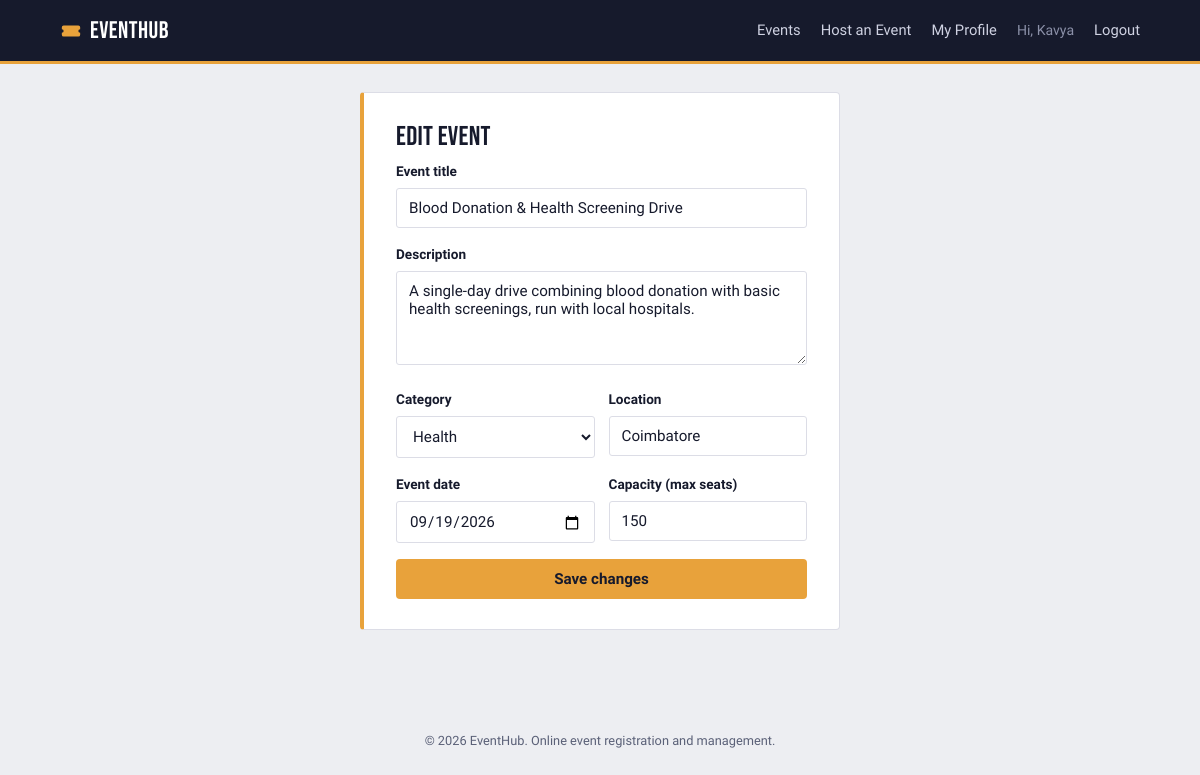
The app's page /events/8/edit (signed in) with its own data.
### tables this page shows
CREATE TABLE users (
    id INTEGER PRIMARY KEY AUTOINCREMENT,
    full_name TEXT NOT NULL,
    email TEXT UNIQUE NOT NULL,
    phone TEXT,
    password_hash TEXT NOT NULL,
    role TEXT NOT NULL DEFAULT 'participant',   -- 'participant' or 'admin'
    created_at TEXT NOT NULL
);

CREATE TABLE events (
    id INTEGER PRIMARY KEY AUTOINCREMENT,
    title TEXT NOT NULL,
    description TEXT,
    category TEXT NOT NULL,
    location TEXT NOT NULL,
    event_date TEXT NOT NULL,
    capacity INTEGER NOT NULL,
    organizer_id INTEGER NOT NULL,
    created_at TEXT NOT NULL,
    FOREIGN KEY (organizer_id) REFERENCES users (id) ON DELETE CASCADE
);

### app.py (the view, shortened to what this page needs)
@app.route("/events/<int:event_id>/edit", methods=["GET", "POST"])
@login_required
def edit_event(event_id):
    db = get_db()
    event = db.execute("SELECT * FROM events WHERE id = ?", (event_id,)).fetchone()
    if event is None:
        flash("Event not found.", "error")
        return redirect(url_for("index"))
    if event["organizer_id"] != session["user_id"] and session.get("role") != "admin":
        flash("You don't have permission to edit this event.", "error")
        return redirect(url_for("event_detail", event_id=event_id))
    return render_template("create_event.html", form=dict(event), editing=True, event_id=event_id)

### app.py (called while the page is built)
def login_required(view):
    @wraps(view)
    def wrapped(*args, **kwargs):
        if "user_id" not in session:
            flash("Please log in to continue.", "error")
            return redirect(url_for("login", next=request.path))
        return view(*args, **kwargs)
    return wrapped

def current_user():
    if "user_id" not in session:
        return None
    db = get_db()
    return db.execute(
        "SELECT * FROM users WHERE id = ?", (session["user_id"],)
    ).fetchone()

@app.context_processor
def inject_globals():
    return {"current_user": current_user(), "current_year": datetime.now().year}

### database.py (called while the page is built)
def get_db():
    if "db" not in g:
        g.db = sqlite3.connect(current_app.config["DATABASE"])
        g.db.row_factory = sqlite3.Row
        g.db.execute("PRAGMA foreign_keys = ON")
    return g.db

### templates/create_event.html (shortened to what this page needs)
{% extends "base.html" %}
{% block content %}
<div class="form-card">
    <h2>{{ 'Edit event' if editing else 'Host a new event' }}</h2>
    <form method="post" action="{{ url_for('edit_event', event_id=event_id) if editing else url_for('create_event') }}" novalidate>
        <div class="form-group">
            <label for="title">Event title</label>
            <input type="text" id="title" name="title" value="{{ form.get('title', '') if form else '' }}" required minlength="3">
        </div>
        <div class="form-group">
            <label for="description">Description</label>
            <textarea id="description" name="description" rows="4">{{ form.get('description', '') if form else '' }}</textarea>
        </div>
        <div class="form-row">
            <div class="form-group">
                <label for="category">Category</label>
                <select id="category" name="category" required>
                    {% set current_cat = form.get('category', '') if form else '' %}
                    {% for c in ["Technology", "Health", "Business", "Education", "Arts & Culture", "Sports", "Other"] %}
                        <option value="{{ c }}" {% if current_cat == c %}selected{% endif %}>{{ c }}</option>
                    {% endfor %}
                </select>
            </div>
            <div class="form-group">
                <label for="location">Location</label>
                <input type="text" id="location" name="location" value="{{ form.get('location', '') if form else '' }}" required>
            </div>
        </div>
        <div class="form-row">
            <div class="form-group">
                <label for="event_date">Event date</label>
                <input type="date" id="event_date" name="event_date" value="{{ form.get('event_date', '') if form else '' }}" required>
            </div>
            <div class="form-group">
                <label for="capacity">Capacity (max seats)</label>
                <input type="number" id="capacity" name="capacity" min="1" value="{{ form.get('capacity', '') if form else '' }}" required>
            </div>
        </div>
        <button type="submit" class="btn-primary btn-full">{{ 'Save changes' if editing else 'Host this event' }}</button>
    </form>
</div>
{% endblock %}

### templates/base.html (shortened to what this page needs)
<!DOCTYPE html>
<html lang="en">
<head>
    <link rel="stylesheet" href="{{ url_for('static', filename='css/style.css') }}">
</head>
<body>
    <header class="navbar">
        <div class="navbar-inner">
            <a href="{{ url_for('index') }}" class="brand">
                <svg class="brand-mark" width="22" height="22" viewBox="0 0 24 24" aria-hidden="true">
                    <path d="M2 8a2 2 0 0 1 2-2h16a2 2 0 0 1 2 2v2a2 2 0 0 0 0 4v2a2 2 0 0 1-2 2H4a2 2 0 0 1-2-2v-2a2 2 0 0 0 0-4V8Zm9 0v2m0 4v2m0 4v2" fill="none" stroke-width="2" stroke-linecap="round"/>
                </svg>
                EventHub
            </a>
            <nav class="nav-links">
                <a href="{{ url_for('index') }}">Events</a>
                {% if current_user %}
                    <a href="{{ url_for('create_event') }}">Host an Event</a>
                    <a href="{{ url_for('profile') }}">My Profile</a>
                    <span class="nav-user">Hi, {{ current_user['full_name'].split(' ')[0] }}</span>
                    <a href="{{ url_for('logout') }}" class="btn-link">Logout</a>
                {% else %}
                    <a href="{{ url_for('login') }}">Login</a>
                    <a href="{{ url_for('register') }}" class="btn-primary-sm">Sign Up</a>
                {% endif %}
            </nav>
        </div>
    </header>
    <main class="container">
        {% block content %}{% endblock %}
    </main>
    <footer class="footer">
        <p>&copy; {{ current_year }} EventHub. Online event registration and management.</p>
    </footer>
</body>
</html>

### static/css/style.css (style rules this page uses)
:root { --ink: #161a2c; --ink-soft: #5b6178; --paper: #edeef2; --card: #ffffff; --gold: #e8a23b; --gold-dark: #c9861f; --crimson: #c7402e; --crimson-soft: #fbe7e3; --success: #1f8a5d; --success-soft: #e1f3ea; --border: #dcdde6; --border-soft: #e9eaf1; --cat-tech: #3559c7; --cat-tech-bg: #e7ecfb; --cat-health: #1f8a5d; --cat-health-bg: #e1f3ea; --cat-business: #a66a18; --cat-business-bg: #faf0de; --cat-education: #7c4fce; --cat-education-bg: #f1eafd; --cat-arts: #b3336f; --cat-arts-bg: #fbe7f0; --cat-sports: #c15a16; --cat-sports-bg: #fbead9; --cat-other: #5b6178; --cat-other-bg: #e9eaf1; --font-display: "Bebas Neue", "Arial Narrow", "Oswald", sans-serif; --font-body: "Work Sans", -apple-system, BlinkMacSystemFont, "Segoe UI", Roboto, sans-serif; --radius: 4px; --radius-sm: 3px; }
* { box-sizing: border-box; }
body { margin: 0; font-family: var(--font-body); background: var(--paper); color: var(--ink); line-height: 1.55; -webkit-font-smoothing: antialiased; }
a { color: var(--gold-dark); }
h1, h2, h3 { font-family: var(--font-display); letter-spacing: 0.01em; font-weight: 400; color: var(--ink); margin: 0 0 8px; }
h2 { font-size: 1.7rem; line-height: 1.1; }
.container { max-width: 1120px; margin: 0 auto; padding: 28px 20px 64px; min-height: 70vh; }
.navbar { background: var(--ink); position: sticky; top: 0; z-index: 10; border-bottom: 3px solid var(--gold); }
.navbar-inner { max-width: 1120px; margin: 0 auto; display: flex; align-items: center; justify-content: space-between; padding: 12px 20px; flex-wrap: wrap; gap: 10px; }
.brand { display: inline-flex; align-items: center; gap: 8px; font-family: var(--font-display); font-size: 1.5rem; letter-spacing: 0.02em; color: #fff; text-decoration: none; }
.brand-mark { flex-shrink: 0; }
.nav-links { display: flex; align-items: center; gap: 20px; flex-wrap: wrap; }
.nav-links a { color: #cfd2e2; text-decoration: none; font-size: 0.92rem; font-weight: 500; }
.nav-user { color: #8b90a8; font-size: 0.88rem; }
.nav-links .btn-link { color: #cfd2e2; font-weight: 500; }
.btn-primary, .btn-secondary, .btn-danger, .btn-link, .btn-primary-sm, .btn-secondary-sm, .btn-danger-sm { display: inline-block; border: none; border-radius: var(--radius); cursor: pointer; font-family: var(--font-body); font-weight: 600; text-decoration: none; text-align: center; transition: background-color 0.15s ease, color 0.15s ease, border-color 0.15s ease; }
.btn-primary, .btn-secondary, .btn-danger { padding: 11px 20px; font-size: 0.95rem; }
.btn-primary, .btn-primary-sm { background: var(--gold); color: var(--ink); }
.btn-link { background: none; color: var(--gold-dark); padding: 0; text-decoration: underline; }
.btn-full { width: 100%; }
.form-card, .list-card { background: var(--card); border: 1px solid var(--border); border-left: 4px solid var(--gold); border-radius: var(--radius); padding: 30px 32px; max-width: 480px; margin: 0 auto; }
.form-group { margin-bottom: 16px; }
.form-row { display: flex; gap: 14px; }
.form-row .form-group { flex: 1; }
label { display: block; font-size: 0.85rem; font-weight: 600; margin-bottom: 6px; color: var(--ink); }
input, textarea, select { width: 100%; padding: 10px 12px; border: 1px solid var(--border); border-radius: var(--radius-sm); font-size: 0.95rem; font-family: var(--font-body); background: #fff; color: var(--ink); }
.footer { text-align: center; color: var(--ink-soft); font-size: 0.8rem; padding: 24px 0; }

### records on screen
users: full_name "Kavya"
events: title "Blood Donation & Health Screening Drive", description "A single-day drive combining blood donation with basic health screenings, run with local hospitals.", category "Health", location "Coimbatore", event_date "09/19/2026"

### other values on screen
{{ 'Edit event' if editing else 'Host a new event' }} "Edit event"
{{ 'Save changes' if editing else 'Host this event' }} "Save changes"
